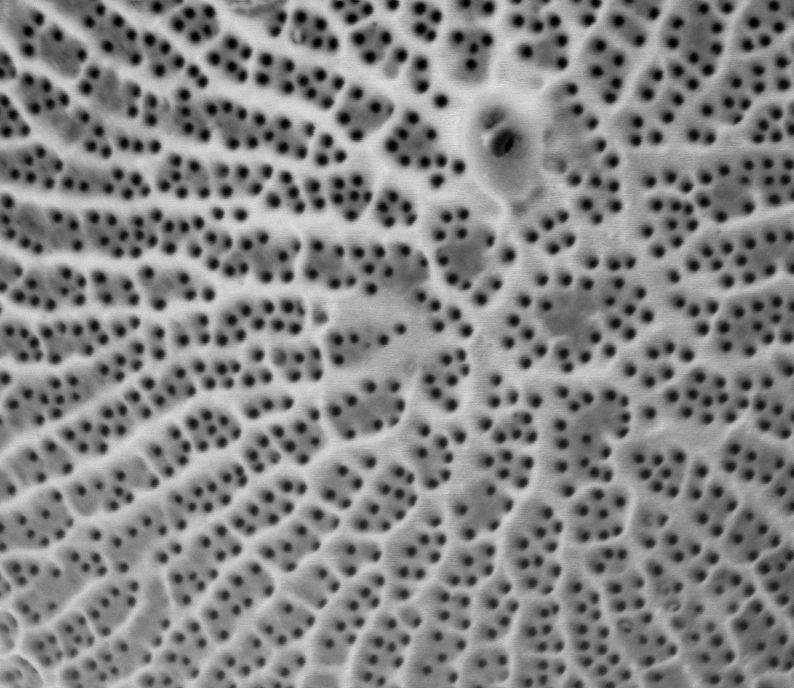
#> input picture work/CNMS/cropped_Wild021.tif, 794 x 688 px
$ jupyter execute 'Wild021-adaptive w quantize.ipynb'
#> lines starting #> are read from the running program, lines starting #| are printed output that depends on the picture; after the words box and inside, x2 and y2 are one past the last pixel; in counts of white or black regions, pixels touching at a corner belong together
[cell 1]
#ADAPTIVE SKELETON WITH 3 COLORS SEEMS TO WORK BEST

import matplotlib.pyplot as plt
import cv2
img = cv2.imread('cropped_Wild021.tif')
#> img is the input picture: shape (688, 794, 3); min 0, max 227, mean 131.9
blur = cv2.blur(img,(15,15))
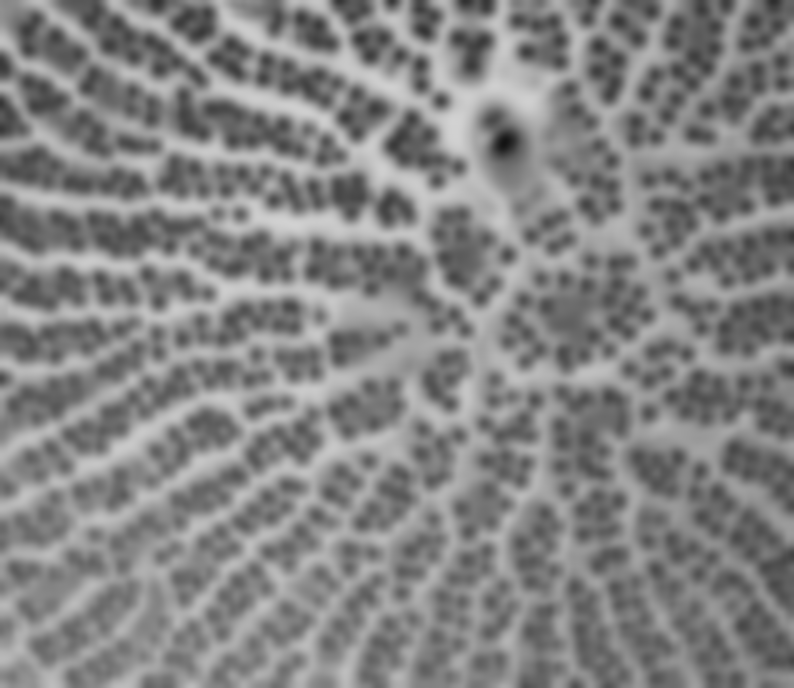
#> blur: shape (688, 794, 3); min 19, max 210, mean 131.9
from matplotlib.colors import LinearSegmentedColormap
cdict2 = {'red':   ((0.0, 0.0, 0.0),
                   (0.1, 1.0, 1.0),
                   (1.0, 1.0, 1.0)),

         'green': ((0.0, 0.0, 0.0),
                   (1.0, 0.0, 0.0)),

        'blue':  ((0.0, 0.0, 0.0),
                   (1.0, 0.0, 0.0))
        }
red2 = LinearSegmentedColormap('Red2', cdict2)
from skimage.filters import threshold_otsu
thotsu=threshold_otsu(blur)
#> thotsu = 134
otsublur = blur[:,:,0]> thotsu
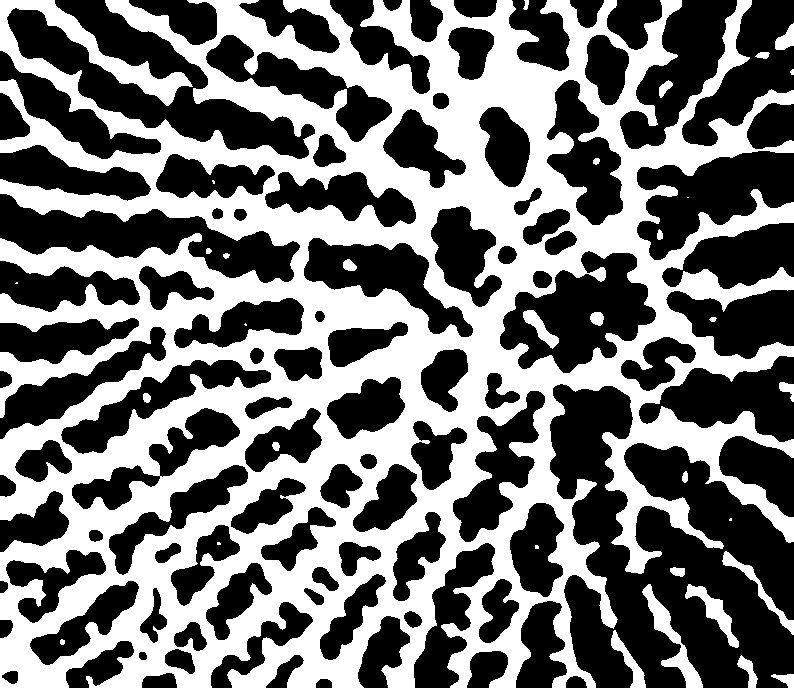
#> otsublur: shape (688, 794) bool; 45.1% white; 33 white regions (8 under 20 px), largest, box (x1, y1, x2, y2) and area: (0, 0, 794, 688) 240279, (642, 584, 703, 688) 1476, (685, 584, 739, 648) 933

from skimage.morphology import skeletonize
otsuskeleton = skeletonize(otsublur)
#> otsuskeleton: shape (688, 794) bool; 3% white in thin lines or dots
imgplot = plt.imshow(img, alpha=0.9)
ax = plt.subplot()
ax.imshow(otsuskeleton, cmap=red2, interpolation='sinc', alpha=.3)

[cell 2]
from PIL import Image
im=Image.open('cropped_Wild021.tif')
width, height=im.size
#> width = 794; height = 688

[cell 3]
import numpy as np
import cv2 as cv
from matplotlib import pyplot as plt
img = cv.imread('cropped_Wild021.tif',0)
#> img: shape (688, 794); min 0, max 227, mean 131.9
plt.hist(img.ravel(),256,[0,256])
plt.show()
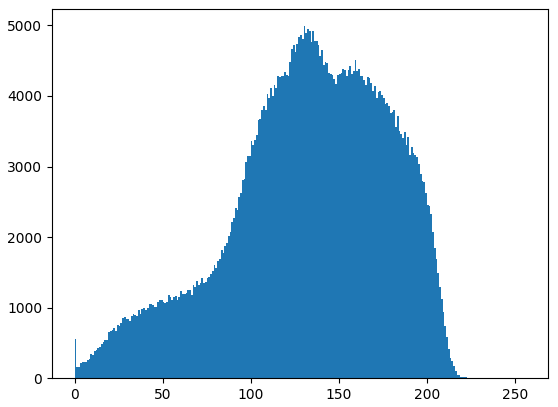
#> figure drawn by matplotlib, 1 panel; tallest bar 4989 high, from x = 130 to 131

np.mean(img)
#> Out = 131.9

[cell 4]
im.quantize(3,0)
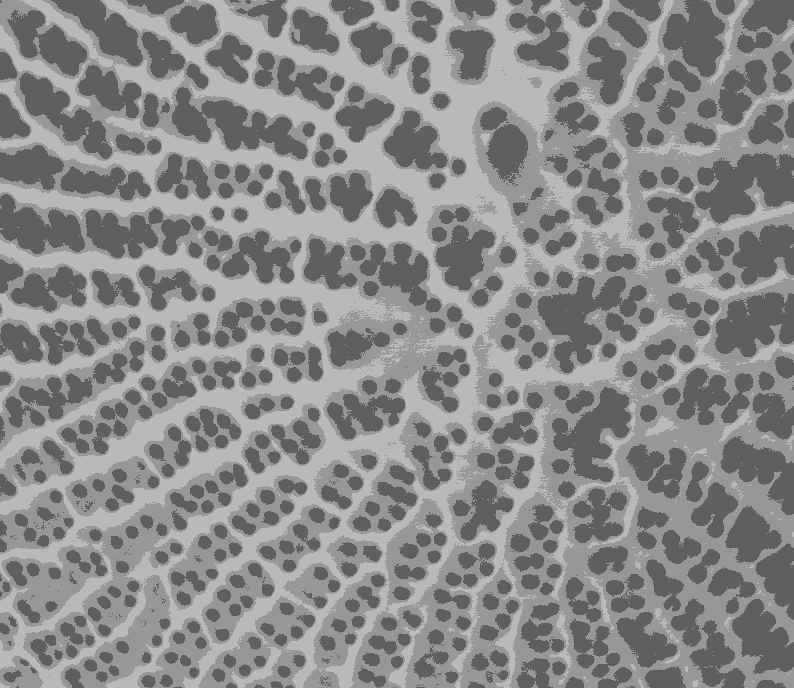
#> Out: PIL image 794x688 P; min 95, max 185, mean 137.4

[cell 5]
image=im.quantize(3,0)
image.save('simple_Wild021.tif')
print(image)
#| <PIL.Image.Image image mode=P size=794x688 at 0x7FF0DAC6A810>
newimg = cv2.imread('simple_Wild021.tif')
plt.hist(newimg.ravel(),256,[0,255]); plt.show()
#> after `plt.hist(newimg.ravel(), 256, [0, 255])`:
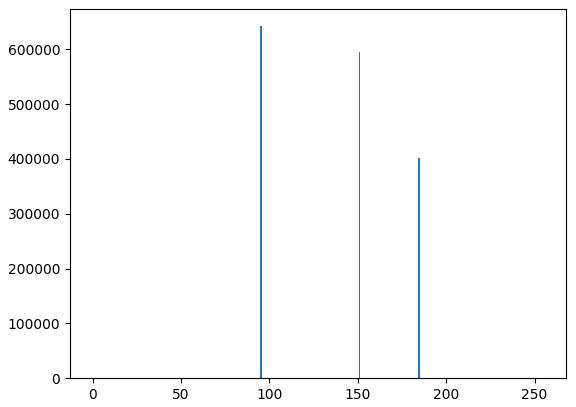
#> figure drawn by matplotlib, 1 panel; tallest bar 642306 high, from x = 94.63 to 95.62
print(newimg)
#> (printed output is left out)
newnewimg=newimg[:,:,0]

[cell 6]
newimg[np.where(newimg == [185])] = [255]
newimg[np.where(newimg == [95])] = [0]
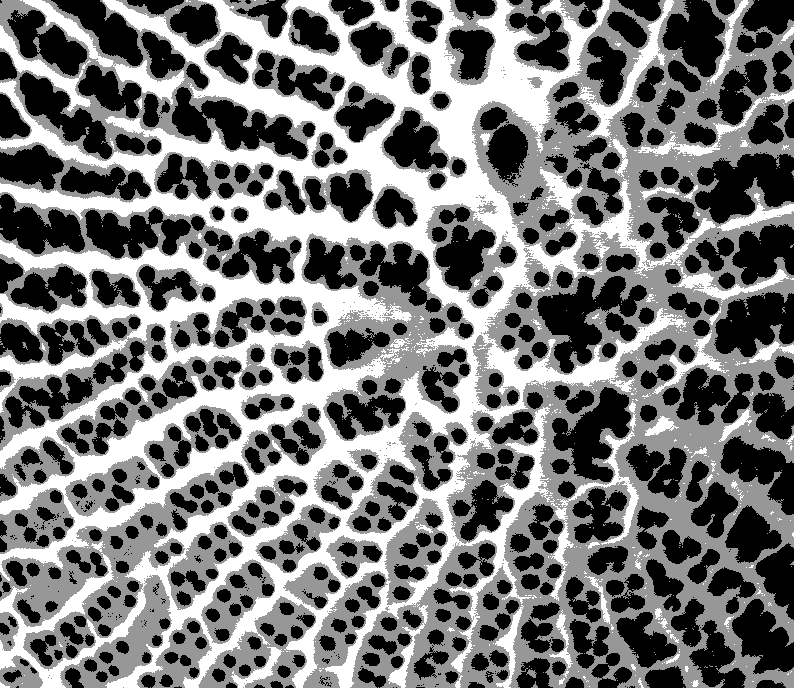
#> newimg: shape (688, 794, 3); min 0, max 255, mean 117.3
plt.imshow(newimg, cmap='gray')

[cell 7]
ablur = cv2.blur(newnewimg,(23, 23))
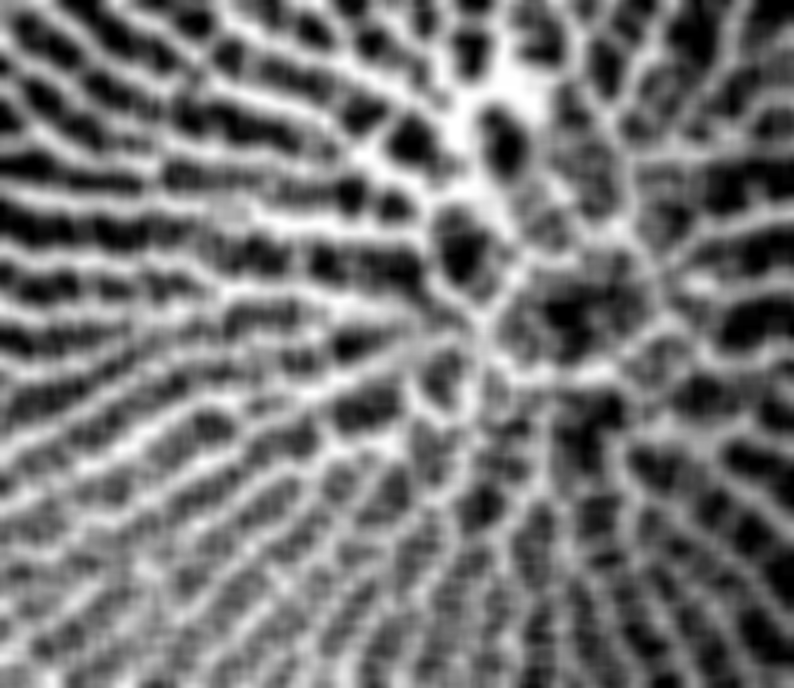
#> ablur: shape (688, 794); min 0, max 255, mean 117.3
a_mthres = cv2.adaptiveThreshold(ablur,1,cv2.ADAPTIVE_THRESH_MEAN_C,\
            cv2.THRESH_BINARY,51,4)
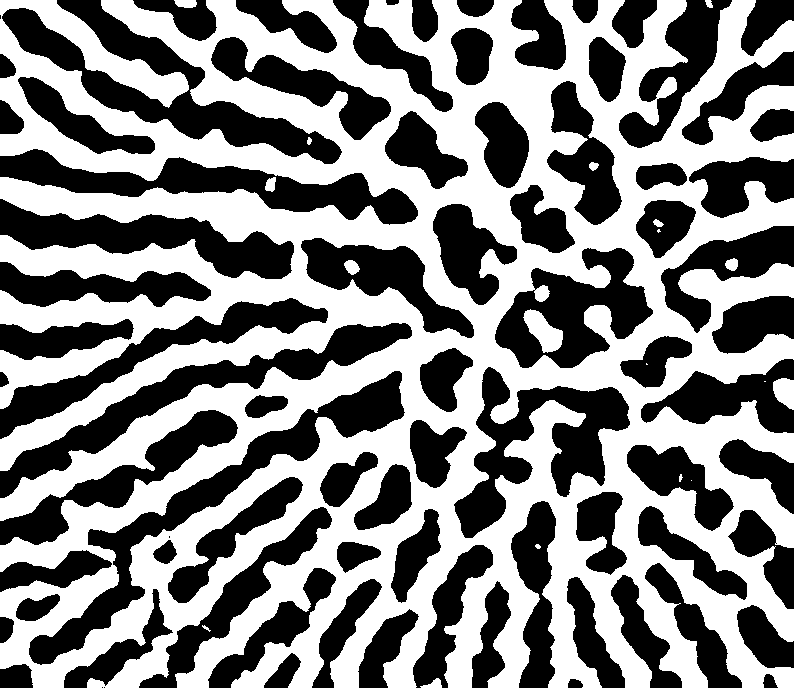
#> a_mthres: shape (688, 794); values 0 (black) and 1 (white), 51.7% white; 81 black regions (4 under 20 px), largest, box (x1, y1, x2, y2) and area: (2, 0, 342, 164) 13687, (29, 371, 405, 665) 13127, (0, 323, 412, 498) 11135

[cell 8]
#ADAPTIVE SKELETON
from skimage.morphology import skeletonize
adaptiveskeleton = skeletonize(a_mthres)
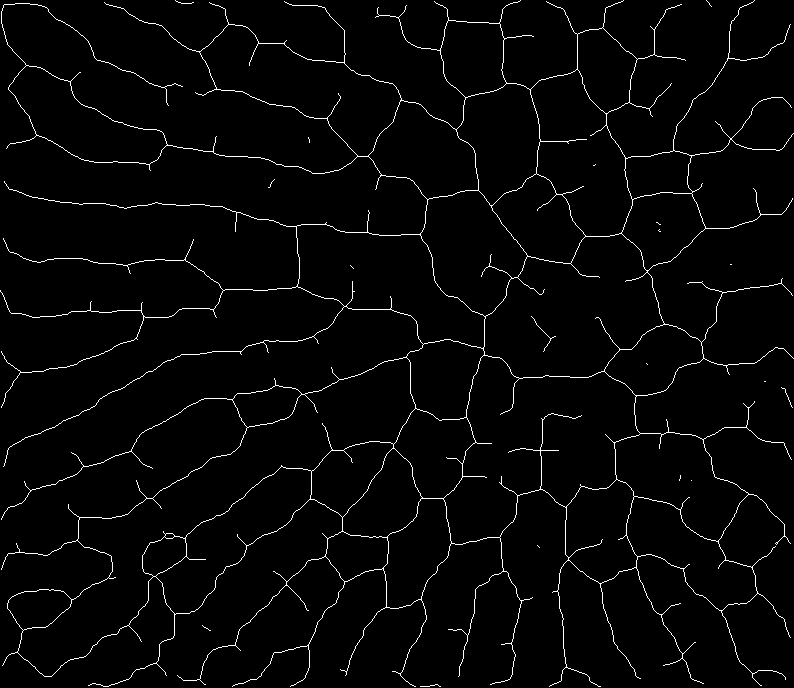
#> adaptiveskeleton: shape (688, 794) bool; 2.5% white in thin lines or dots
ax = plt.subplot()
ax.imshow(adaptiveskeleton, cmap=red2, interpolation='sinc')

[cell 9]
from skimage.morphology import remove_small_objects
cleanskel=remove_small_objects(adaptiveskeleton, min_size=50, connectivity=3)
#> cleanskel: shape (688, 794) bool; 2.5% white in thin lines or dots
plot = plt.subplot()
plot.imshow(cleanskel, interpolation='sinc')

[cell 10]
import matplotlib.image as mpimg
img2=mpimg.imread('cropped_Wild021.tif')
imgplot2 = plt.imshow(img2, alpha= .9)

ax2 = plt.subplot()
ax2.imshow(cleanskel, cmap=red2, interpolation='sinc', alpha=0.3)
plt.show()

$ run again, with work/CNMS/cropped_Wild004.tif copied over work/CNMS/cropped_Wild021.tif
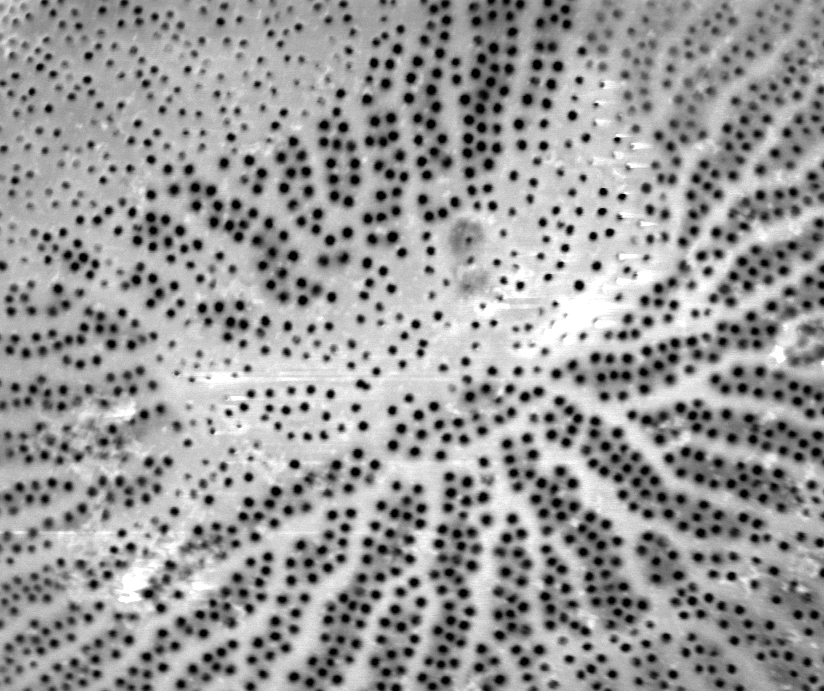
#> input picture work/CNMS/cropped_Wild004.tif, 824 x 691 px
#> img is the input picture: shape (691, 824, 3); min 0, max 255, mean 153.9
#> thotsu = 153
#> `otsublur = blur[:,:,0]> thotsu`:
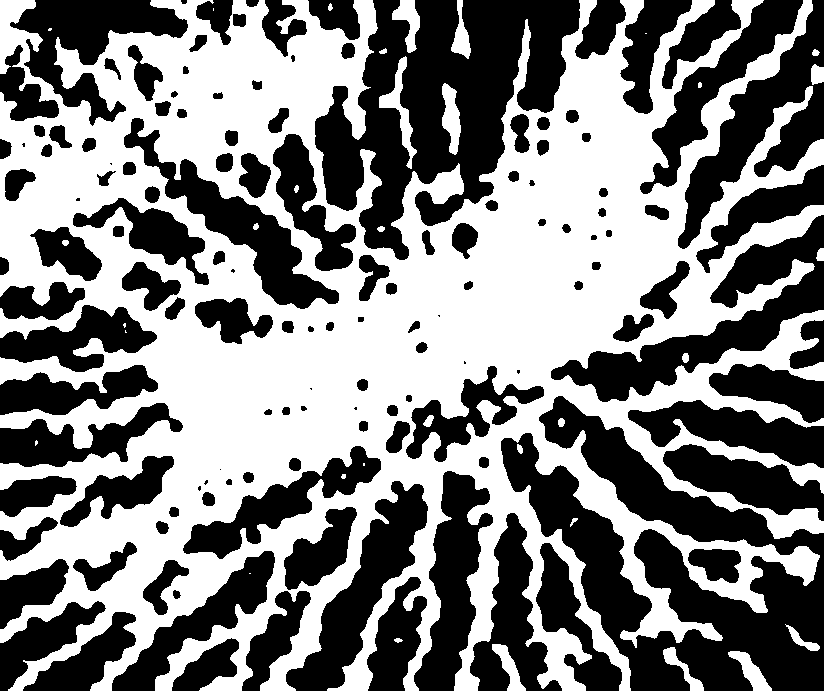
#> otsublur: shape (691, 824) bool; 51% white; 137 black regions (12 under 20 px), largest, box (x1, y1, x2, y2) and area: (501, 396, 824, 691) 39754, (315, 0, 580, 260) 34688, (551, 215, 824, 402) 13486
#> otsuskeleton: shape (691, 824) bool; 3.2% white in thin lines or dots
#> img: shape (691, 824)
#> `np.mean(img)`: Out = 153.9
#| <PIL.Image.Image image mode=P size=824x691 at 0x7FF0DAD06190>
#> (printed output is left out)
#> a_mthres: shape (691, 824); values 0 (black) and 1 (white), 61.3% white; 181 black regions (29 under 20 px), largest, box (x1, y1, x2, y2) and area: (142, 446, 381, 610) 7564, (551, 272, 824, 396) 7454, (501, 438, 646, 633) 7400
#> `adaptiveskeleton = skeletonize(a_mthres)`:
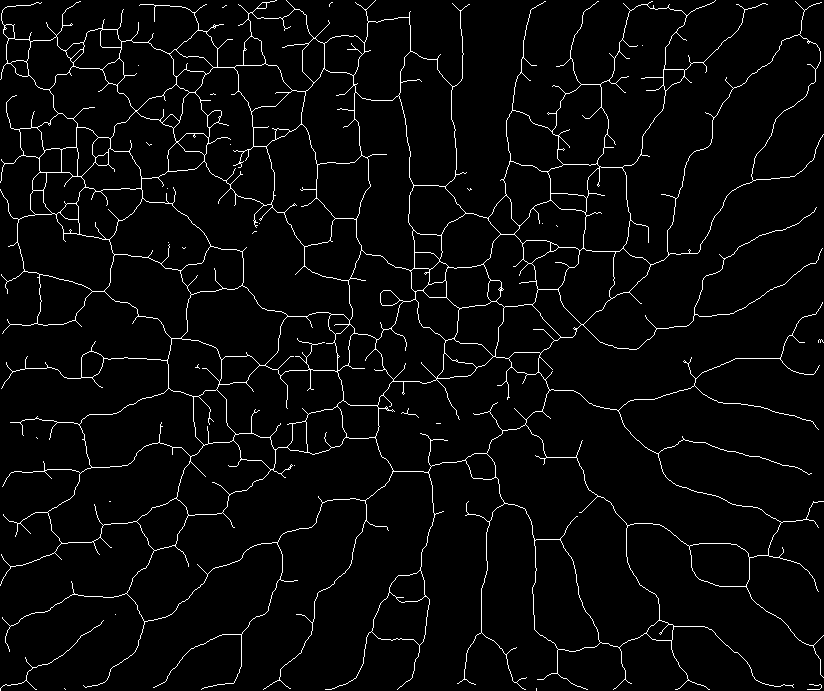
#> adaptiveskeleton: shape (691, 824) bool; 3.5% white in thin lines or dots
#> cleanskel: shape (691, 824) bool; 3.5% white in thin lines or dots

$ run again, with work/CNMS/cropped_Wild006.tif copied over work/CNMS/cropped_Wild021.tif
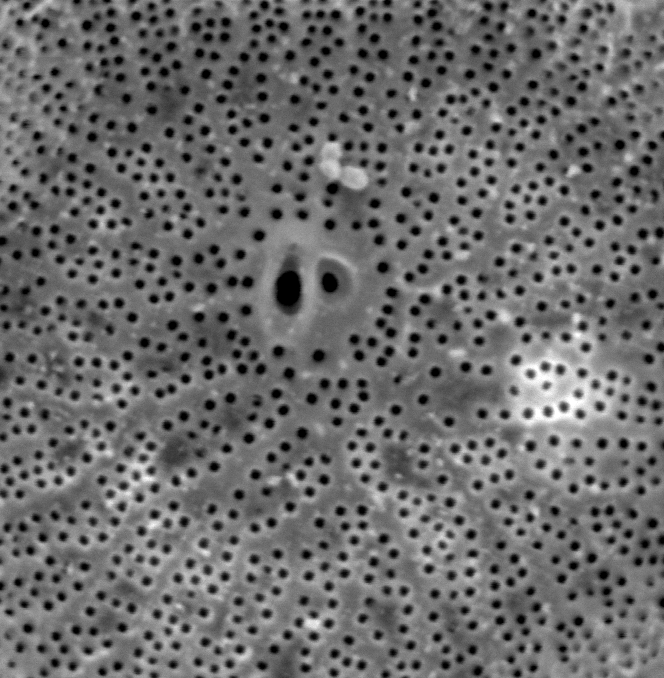
#> input picture work/CNMS/cropped_Wild006.tif, 664 x 678 px
#> img is the input picture: shape (678, 664, 3); min 0, max 255, mean 107.4
#> thotsu = 108
#> `otsublur = blur[:,:,0]> thotsu`:
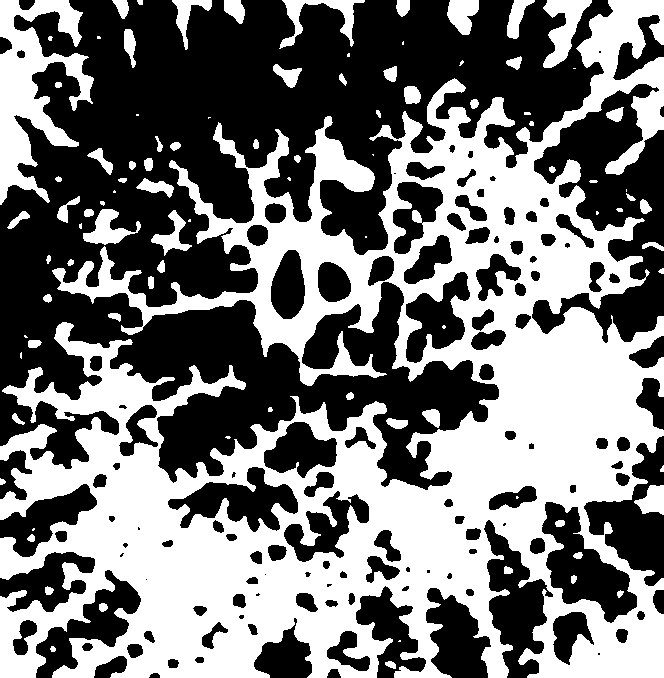
#> otsublur: shape (678, 664) bool; 46.6% white; 94 white regions (24 under 20 px), largest, box (x1, y1, x2, y2) and area: (0, 0, 664, 678) 188234, (0, 0, 94, 205) 8846, (543, 0, 592, 68) 1560
#> otsuskeleton: shape (678, 664) bool; 3.5% white in thin lines or dots
#> img: shape (678, 664)
#> `np.mean(img)`: Out = 107.4
#| <PIL.Image.Image image mode=P size=664x678 at 0x7FF0DACD4290>
#> (printed output is left out)
#> a_mthres: shape (678, 664); values 0 (black) and 1 (white), 72.5% white; 346 black regions (110 under 20 px), largest, box (x1, y1, x2, y2) and area: (137, 0, 200, 132) 3100, (156, 315, 267, 377) 2512, (79, 0, 135, 107) 2390
#> `adaptiveskeleton = skeletonize(a_mthres)`:
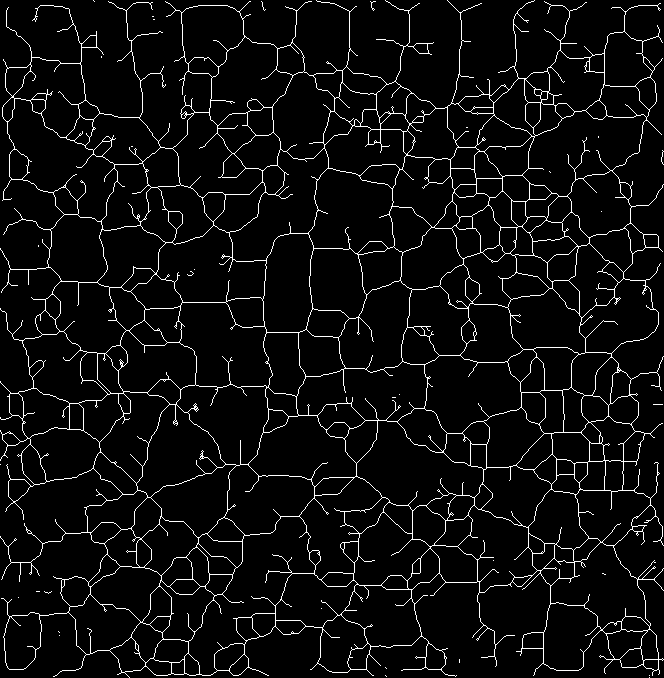
#> adaptiveskeleton: shape (678, 664) bool; 5.3% white in thin lines or dots
#> cleanskel: shape (678, 664) bool; 5.3% white in thin lines or dots
